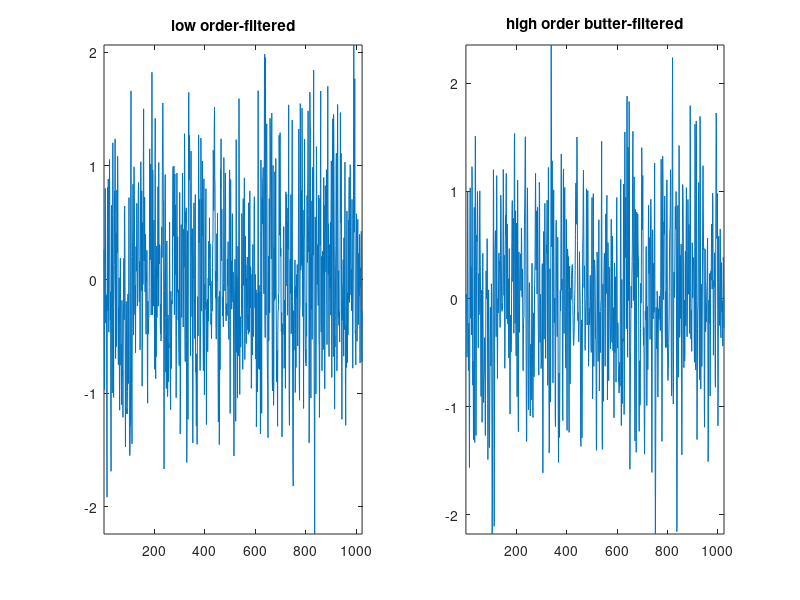

Here is the MATLAB script that generated this plot:
%instructions: 
%Run 'init.m'. This gives a signal of noise and two filtered versions of this
%signal.
%
%Then use functions 'acf_est' and 'psd_est' to estimate ACF and PSD
%of a signal.
%Use 'per_avg' to produce an averaged periodogram for a signal.


global fs n N t tl k K h count;

tl = 10; %i'm setting the length in time of noise-signal to tl seconds.

count = 0;
N = 2^10; %set to 2^16 for demo
t = (0:1:N-1);
k = (-N/2:1:N/2-1);
n = t;
% k = t;
h = exp(-t); %first order filter in the time-domainx
fs = N / tl; % sampling frequency.. ??

freq = 0 : 2*pi / N : 2*pi - (2*pi) / N; %normalized frequency vector ( ?? rad/s)(???)
normfreq = freq / (2 * pi);


K = [-flip(n) n+1];

x = wgn(1, N, 0);
% x2 = randn(1, N); 
% rx_hat = acf_est(x);
% figure(1), plot(x);
% figure(2), plot(x2);

%%
[b, a] = butter(1, 0.5); %first-order LP-filter
%a1, b1 numerator, denominator for 1st order filter.. doesn't seem so
% %good-...
a1 = 1;
b1 = [0.5 0.5];

y=filter(b, a, x);
% y33 = filter(lpFilt, x);
y2 = filter(b1, a1, x);
% y2 = simplp(x);
% figure(1)
% subplot(121), plot(y), axis tight, title('butter-filtered');
% subplot(122), plot(y2), axis tight, title('homemade-filtered');
%%

[d, c] = butter(7, 0.5); %7:th-order LP-filter, approximating ideal filter

yb = filter(d, c, x);
%%
[f, e] = cheby1(7, 0.5, 0.5);
yc = filter(f, e, x);
% ry_hat = acf_est(y);
% ryb_hat = acf_est(yb);
% ryc_hat = acf_est(yc);
% a2 = 1;
% b2 = [1 1 1 1 1 1 1] / 7;
% y3 = filter(b2, a2, x);
%%
figure(2)
subplot(121), plot(y), axis tight, title('low order-filtered');
subplot(122), plot(yb), axis tight, title('high order butter-filtered');
